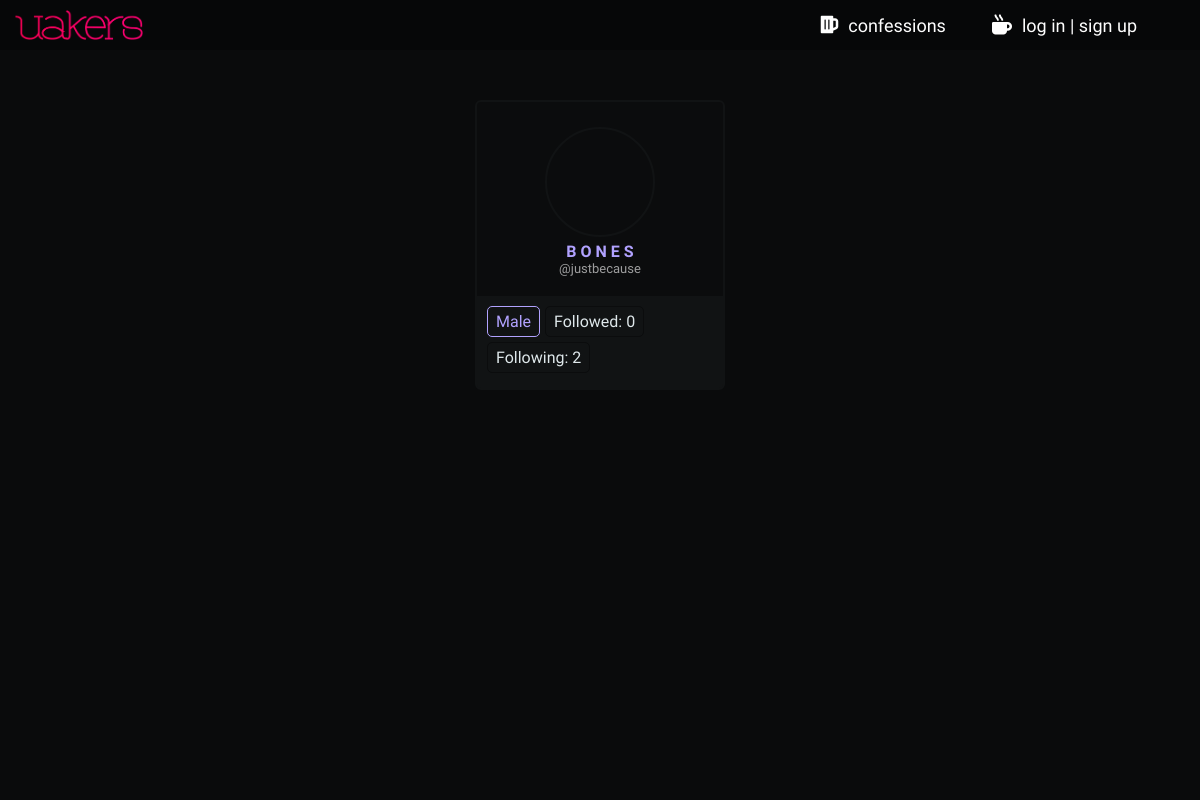
The page /profile/followed/whateveryoo on the database as committed earlier.
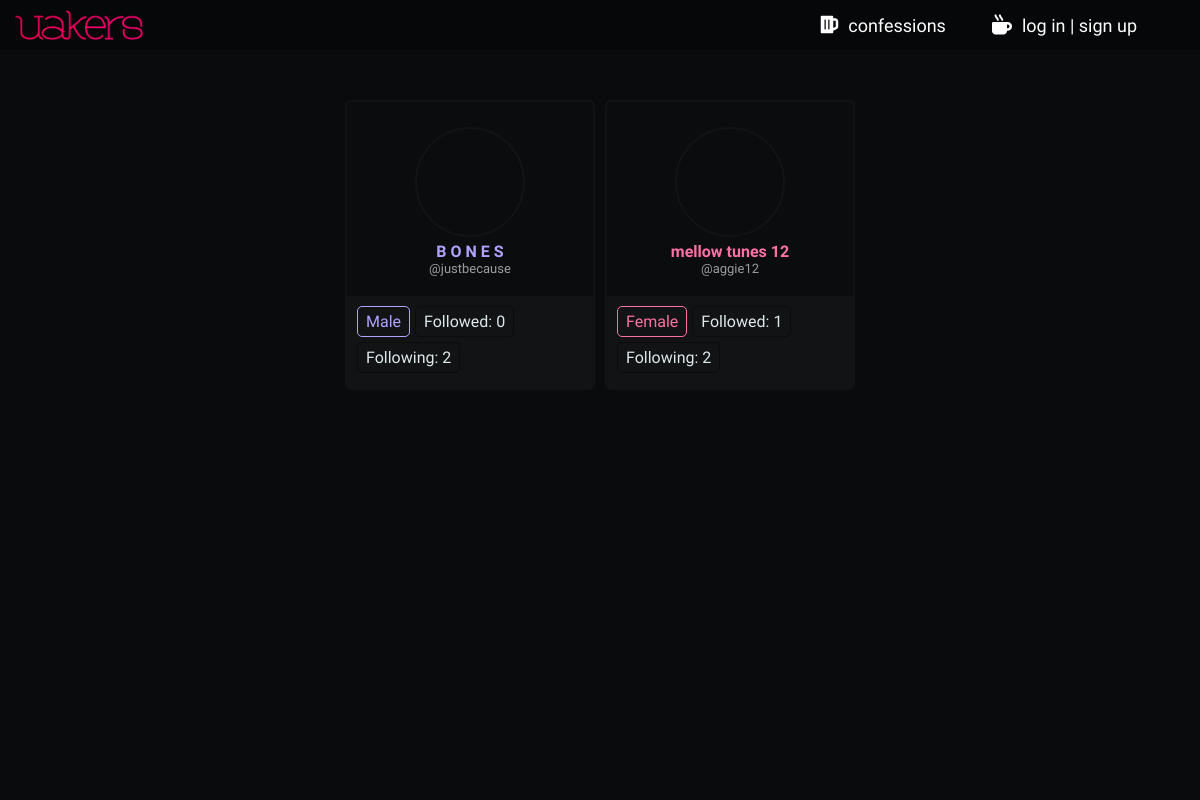
The same page on the database as committed later.
### uprofile/models.py (models this page shows, shortened)
class FollowProfile(models.Model):
    follow_init             = models.ForeignKey(UserProfile, on_delete=models.CASCADE, related_name='follow_init')
    follow_rec              = models.ForeignKey(UserProfile, on_delete=models.CASCADE, related_name='follow_rec')
    follow_created_at       = models.DateTimeField(auto_now_add=True)

### home/models.py (models this page shows, shortened)
class UserProfile(AbstractUser):
    profile_nickname        = models.CharField(max_length=35)
    profile_year            = models.CharField(max_length=2, choices=YCHOICES)
    profile_sex             = models.CharField(max_length=1, choices=SCHOICES)
    profile_image           = models.CharField(max_length=700, blank=True)
    profile_slug            = models.SlugField(blank=True, max_length=900, unique=True)
    profile_song            = models.CharField(max_length=300, blank=True, null=True)
    def __init__(self, *args, **kwargs):
        self._meta.get_field(
            'username'
        ).validators[0] = CustomUsernameValidator()
        super().__init__(*args, **kwargs)

### uprofile/views.py (the view)
# urls.py: path('followed/<slug:profile_slug>', views.followed_view, name='followed_view'),
def followed_view(request, profile_slug):
    isuser = False
    user_profile = UserProfile.objects.get(profile_slug=profile_slug)
    if user_profile == request.user:
        isuser = True
    followed_by_profiles = FollowProfile.objects.filter(follow_rec=user_profile)
    context = {
        'user_profile': user_profile,
        'followed_by_profiles': followed_by_profiles,
        'isuser': isuser,
    }
    return render(request, 'uprofile/followed_view.html', context)

### uprofile/templatetags/follow_numbers.py (called while the page is built)
@register.filter(name='rec_followed_by')
def rec_followed_by(follow_user):
    return FollowProfile.objects.filter(follow_rec=follow_user).count()

@register.filter(name='rec_following')
def rec_following(follow_user):
    return FollowProfile.objects.filter(follow_init=follow_user).count()

### uprofile/templatetags/main_external_filters.py (called while the page is built)
@register.filter(name='m_or_f_color')
def m_or_f_color(user_profile):
    morf = False
    if user_profile.profile_sex is 'M':
        morf = 'lmi-m'
    elif user_profile.profile_sex is 'F':
        morf = 'lmi-f'
    else:
        morf = ''
    return morf

### uprofile/templates/uprofile/followed_view.html (shortened to what this page needs)
{% extends 'base.html' %}
{% load static %}
{% load follow_numbers %}
{% block css %}
  <link rel="stylesheet" href="{% static 'uprofile/css/follow_view.css' %}">
{% endblock %}
{% block body %}
  <div class="follow_container">
    {% if followed_by_profiles %}
    {% for follow in followed_by_profiles %}
    {% with follow_user=follow.follow_init %}
    {% include 'uprofile/follow_view_box.html' %}
    {% endwith %}
    {% endfor %}
    {% else %}
    <span class="no_follow_container">
      This user has no followers
    </span>
    {% endif %}
  </div>
  <div class="bg-overlayer">
  </div>
{% endblock %}

### uprofile/templates/uprofile/follow_view_box.html
{% load follow_numbers %}
{% load main_external_filters %}
<div class="follow_box">
  <div class="follow_upper">
    <div class="follow_photo_usr">
      <a href="{% url 'uprofile:profile_view' follow_user.profile_slug %}" class="follow_photo" style="background-image:url({{ follow_user.profile_image }})"></a>
      <p class="follow_usr {{follow_user|m_or_f_color}}">{{ follow_user.profile_nickname }}</p>
      <p class="follow_usr_username">@{{follow_user.username}}</p>
    </div>
  </div>
  <div class="follow_down">
    <span class="follow_down_hold {{follow_user|m_or_f_color}}">
      {{ follow_user.get_profile_sex_display }}
    </span>
    <span class="follow_down_hold">
      Followed:
      {{ follow_user|rec_followed_by }}
    </span>
    <span class="follow_down_hold">
      Following:
      {{ follow_user|rec_following }}
    </span>
  </div>
</div>

Rows that differ between the two databases and show on the page:
added FollowProfile: follow_init.profile_nickname "mellow tunes 12", follow_init.username "aggie12", follow_init.profile_sex "Female", follow_init|rec_followed_by "1", follow_init|rec_following "2"
